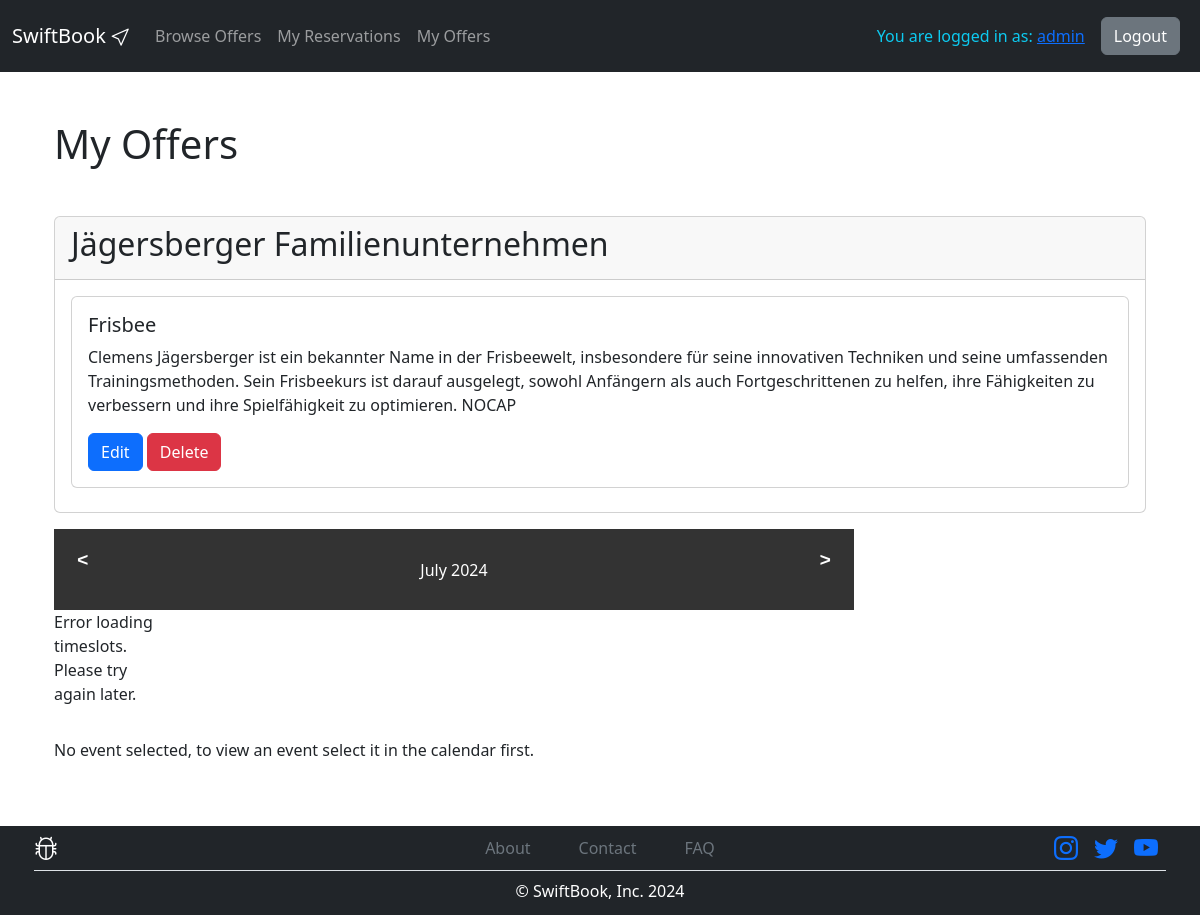
Screenshot of /my_offers/ (signed in) with the database file from the repository.
### api/models.py (models this page shows)
class Provider(models.Model):
    user = models.OneToOneField(User, on_delete=models.CASCADE)
    name = models.CharField(max_length=255)
    email = models.EmailField(max_length=255)
    phonenumber = models.CharField(max_length=20, blank=True, null=True)
    address = models.CharField(max_length=255, blank=True, null=True)
    city = models.CharField(max_length=100, blank=True, null=True)
    postalcode = models.CharField(max_length=20, blank=True, null=True)
    country = models.CharField(max_length=100, blank=True, null=True)
    longitude = models.CharField(max_length=100)
    latitude = models.CharField(max_length=100)

class Service(models.Model):
    provider = models.ForeignKey(Provider, on_delete=models.CASCADE, related_name='dienstleistungen')
    name = models.CharField(max_length=255)
    description = models.TextField(default="Description")
    length = models.DurationField()  # Correct field name is 'length', not 'duration'
    additional_fields = models.JSONField(default=list, blank=True, null=True)

### api/views.py (the view)
# urls.py: path('my_offers/', views.my_offers, name='my_offers'),
@login_required
def my_offers(request):
    try:
        provider = Provider.objects.get(user=request.user)
        services = Service.objects.filter(provider=provider)
    except Provider.DoesNotExist:
        provider = None
        services = []
    context = {
        'provider': provider,
        'services': services,
    }
    return render(request, 'my_offers.html', context)

### templates/my_offers.html (shortened to what this page needs)
{% extends "base.html" %}
{% load static %}
{% block styles %}
    <link rel="stylesheet" href="{% static 'css/my_reservations.css' %}">
{% endblock styles %}
{% block content %}
<div class="container mt-5 mb-5">
    <h1>My Offers</h1>
    {% if provider %}
        <div class="card mb-3 mt-5">
            <div class="card-header">
                <h2>{{ provider.name }}</h2>
            </div>
            <div class="card-body">
                {% for service in services %}
                    <div class="card mb-2">
                        <div class="card-body">
                            <h5 class="card-title">{{ service.name }}</h5>
                            <p class="card-text" id="service-description-{{ service.id }}">{{ service.description }}</p>
                            <button class="btn btn-primary" onclick="editDescription({{ service.id }})">Edit</button>
                            <a href="{% url 'delete_offer' service.id %}" class="btn btn-danger">Delete</a>
                        </div>
                    </div>
                {% endfor %}
            </div>
        </div>
        <div id="calendar-container">
            <div id="calendar-header">
                <pre id="prev-week">&lt;</pre>
                <span id="week-range"></span>
                <pre id="next-week">&gt;</pre>
            </div>
            <div id="calendar">
            </div>
        </div>
        <div id="timeslot-info" class="mt-3">
            <p id="timeslot-message">No event selected, to view an event select it in the calendar first.</p>
        </div>
    {% endif %}
</div>
{% endblock %}

### templates/base.html (shortened to what this page needs)
<!DOCTYPE html>
<html lang="en">
<head>
  {% load static %}
  <link rel="stylesheet" href="https://cdn.jsdelivr.net/npm/bootstrap-icons@1.5.0/font/bootstrap-icons.css">
  <link href="https://cdn.jsdelivr.net/npm/bootstrap@5.3.3/dist/css/bootstrap.min.css" rel="stylesheet">
  {% block styles %}
  {% endblock styles %}
</head>
<body class="d-flex flex-column vh-100">
  <header>
    <nav class="navbar sticky-top navbar-expand-lg bg-dark navbar-dark">
      <div class="container-fluid">
        <a class="navbar-brand" href="{% url 'homepage' %}">SwiftBook <i class="bi bi-cursor"></i></a>
        <div class="collapse navbar-collapse" id="navbarNavAltMarkup">
          <ul class="navbar-nav me-auto mb-2 mb-lg-0">
            <li><a class="nav-link" href="{% url 'offersView' %}">Browse Offers</a></li>
            {% if request.user.is_authenticated %}
            <li><a class="nav-link" href="{% url 'reservations' %}">My Reservations</a></li>
            <li><a class="nav-link" href="{% url 'my_offers' %}">My Offers</a></li>
            {% endif %}
          </ul>
          <div class="d-flex align-items-center">
              {% if request.user.is_authenticated %}
              <p class="text-info text-center m-0 p-3">You are logged in as: <a href="{% url 'update_user_view' %}">{{ request.user.username }}</a></p>
              <button onclick="location.href = '{% url 'logout' %}'" data-mdb-ripple-init type="button" class="btn btn-secondary me-2">
                Logout
              </button>
              {% endif %}
          </div>
        </div>
      </div>
    </nav>
  </header>
  <main class="container d-flex justify-content-center">
    {% block content %}
    {% endblock content %}
  </main>
  <footer class="footer bg-dark text-white mt-auto">
    <div class="container p-1">
        <div class="row pb-1">
            <div class="col-sm d-flex justify-content-center justify-content-sm-start mb-2 mb-sm-0">
                <i class="bi bi-bug" style="font-size: 1.5rem;"></i>
            </div>
            <div class="col-sm d-flex justify-content-center mb-2 mb-sm-0">
                <ul class="list-unstyled d-flex justify-content-center mb-0 align-items-center">
                    <li class="px-2 px-sm-4"><a class="text-decoration-none text-secondary" href="{% url 'about' %}">About</a></li>
                    <li class="px-2 px-sm-4"><a class="text-decoration-none text-secondary" href="{% url 'contact' %}">Contact</a></li>
                    <li class="px-2 px-sm-4"><a class="text-decoration-none text-secondary" href="{% url 'faq' %}">FAQ</a></li>
                </ul>
            </div>
            <div class="col-sm d-flex justify-content-center justify-content-sm-end">
                <ul class="list-unstyled d-flex justify-content-center justify-content-sm-end mb-0 align-items-center">
                    <li class="px-2"><a href="https://www.instagram.com/lalalalisa_m/"><i class="bi bi-instagram text" style="font-size: 1.5rem;"></i></a></li>
                    <li class="px-2"><a href="https://x.com/Un4v5s8bgsVk9Xp"><i class="bi bi-twitter" style="font-size: 1.5rem;"></i></a></li>
                    <li class="px-2"><a href="https://www.youtube.com/watch?v=xhc105UqlmY"><i class="bi bi-youtube" style="font-size: 1.5rem;"></i></a></li>
                </ul>
            </div>
        </div>
        <p class="mb-2 border-top text-center pt-2 pb-0">&copy; SwiftBook, Inc. 2024</p>
    </div>
  </footer>
</body>

### static/css/my_reservations.css (style rules this page uses)
#calendar-container { max-width: 800px; overflow-x: auto; }
#calendar-header { display: flex; justify-content: space-between; align-items: center; padding: 10px 15px; background: #333; color: white; }
#calendar-header pre { font-weight: 900; font-size: 1.2rem; padding: 8px; border-radius: 50%; cursor: pointer; display: inline-block; transition: background-color 0.3s, color 0.3s; }
#calendar { display: grid; grid-template-columns: repeat(7, 1fr); overflow: hidden; }

### templates/base.html (style rules this page uses)
body { overflow-y: auto; }

### rows the page displays
Provider: name "Jägersberger Familienunternehmen"
Service: name "Frisbee", description "Clemens Jägersberger ist ein bekannter Name in der Frisbeewelt, insbesondere für seine innovativen Techniken und seine umfassenden Trainingsmethoden. Sein Frisbeekurs ist darauf ausgelegt, sowohl Anfängern als auch Fortgeschrittenen zu helfen, ihre Fähigkeiten zu verbessern und ihre Spielfähigkeit zu optimieren. NOCAP"

### other values shown
{{ request.user.username }} "admin"
